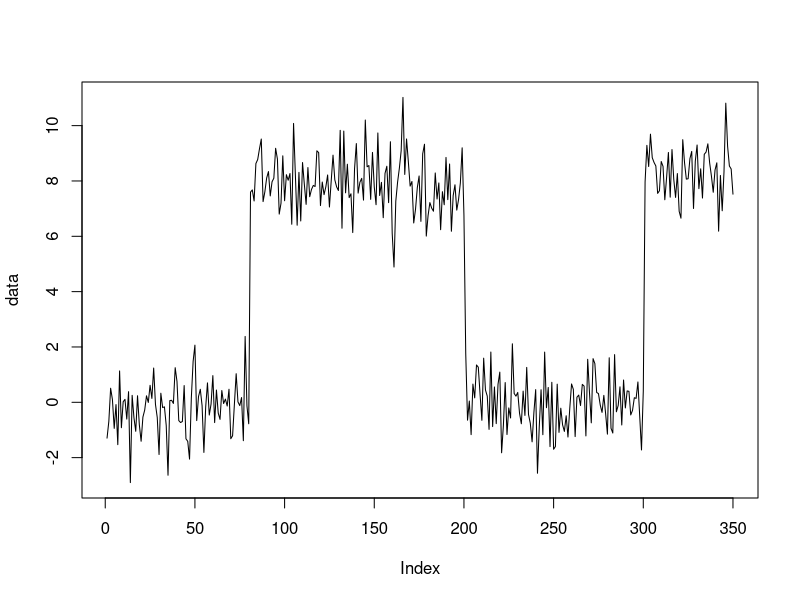

R code for this plot:
#data <- ##SIMULATE NORMAL WITH CHANGE IN MEAN OR ELSE BROWNIAN MOTION WITH SOME SHIFT
data <- c(rnorm(80, 0, 1), rnorm(120, 8, 1), rnorm(100, 0, 1), rnorm(50, 8, 1))


plot(data, type="l")

#################
#CREATE G VECTOR#  
#################

##g is the pmf for distance between changepoints
##G_k is the sum up to that point
getG <- function(N){
  g <- dgeom(1:N, 0.01)
  #plot(g, type="l")
  
  G <- rep(0,N)
  for (i in 1:N){
    G[i] <- sum(g[1:i])
  }
  return(G)
}

##calculates probability of time between changepoints. 
calcP <- function(i){
  p <- rep(0,i) 
  if (i == 1){
    p[1] <- 1
  } else {
    for (k in 1:(i-1)){ # checking for Go, not defined = 0
      if (k==i-1){
        p[k] <- (G[i-k])
      }else{
        p[k] <- (G[i-k] - G[i-k-1])/(1 - G[i-k-1])
      }
    }
  }
  return(p)
}#need to pass i as i is used in other places. 

##checks whether there has been a changepoint
isChangepoint <- function(row){
  len <- length(row)
  if (len >= minChange){ ##no changepoints before this
    if ((row[len])>0.9){
      return(TRUE)
    }
  }
  return(FALSE)
}

###Finds w (probability of data being more extreme than current data point based on previous data point)
findw <- function(data, mean, sd){
  w <- pnorm(data, mean, sd)
  #if (data == NA){}
  if (w < 0.5){
    w <- 2*w
  } else {
    w <- 2*(1-w)
  }
  return(w)
}

calcMean <- function(i, curMean){
  newMean <- curMean*(i-1)
  newMean <- (newMean + data[n])/(i)
  return(newMean)
}

#using median absolute deviation to estimate the standard deviation
stdvMAD <- function(i, mean){
  if (i==1){  #just dont.
    return(curdev)
  }
  else{
    x <- abs(data[n]-mean)
    deviation <<- c(deviation[deviation < x], x, deviation[deviation >= x])
    mad <- median(deviation)
    if (i < minChange){
      return(curdev)
    }
    else{
      return(1.4826*mad) 
    }
  }
}

##takes current vector, and returns updated next one, which is longer by 1
updateModel <- function(row, mean=data[n], stdv=1){
  i <- length(row) # symbolises time since last changepoint. 
  newrow <- rep(0, i+1)
  for (j in 1:i){
    w <- findw(data[n+1], mean=rollingmean, sd=stdv)
    if (i == j){ ## as G(O) Not defined in R, = 0
      newrow[j] <- w * (1- G[i-(j-1)])*row[j]
    } else{
      newrow[j] =  w * (1- G[i-(j-1)]/(1-G[i-(j-1)-1]))* row[j]
    }
  }

  p <- calcP(i)
  newrow[i+1] <- p%*%row
  
  #NORMALISING
  newrow <- newrow/sum(newrow)
  return(newrow)
}


#################################
#INITIALISING RELEVANT VARIBALES#
#################################
N <- length(data)
G <- getG(N)
minChange <- 10 #Min length between changepoints
changepoints <- rep(0,10) ##ASSUMED MAX NUMBER OF CHANGEPOINTS, AS APPENDING COPIES ENTIRE ROW ##Needs adjustments
numberchangepoints <- 1
recent_changepoint <- 1
row <- rep(1,1)
rollingmean <- 0
deviation <- c(NULL)
curdev <- 1
print(deviation)
################################ 


###MAIN
for (n in 1:(N-1)){
  i <- length(row)
  #print(i)
  rollingmean <- calcMean(i, rollingmean) #has to be here so variable is updated.
  stdv <- stdvMAD(i, rollingmean)
  row <- updateModel(row, rollingmean, stdv)
  #print(row)
  if (isChangepoint(row)){
    print("FOUND CHANGEPOINT!!!!!")
    print(n)
    print(stdv)
    print(rollingmean)
    changepoints[numberchangepoints] <- n #####NEED TO CHANGE POSITION IN DATA
    numberchangepoints <- numberchangepoints + 1
    recent_changepoint <- n
    row <- 1
    rollingmean <- 0
    deviation <- NULL
  }
}

print(changepoints)
print("done")

############
#AT THE END#
############


###### TO DO
#starting again at each timepoint so matrix doesnt get ludicrously large

######## Potential improvements
### W BROWNIAN,  Median absolute deviation for standard deviation
#estimating sigma MAD (meadian absolute deviation, robust statistics) sequential hypothesis testing book, likelihood ratio for changing ratio
# what data in bins, and see whether equal amounts fall in each bin. If in outer bins, variance grown, if in middle only
#consider splitting long times of no changepoints, keep 10 a couple so can detect immediate changepoints
#remove the matrix, and replace with a vector

#pointless efficiency improvement, lookup table for P, Too much space added to be worth it

#### Learn the amount of time between changepoints rather than assuming 
# SAFEBAYES (could be bayesian about it)
# MCMC?
# pick a distribution, conjucgate prior of gemoetric, is beta, update each time a changepoint is found, 


#done
#get it to detect the changepoint peak
#make the matrix a vector
#MEAN FROM PREV values,